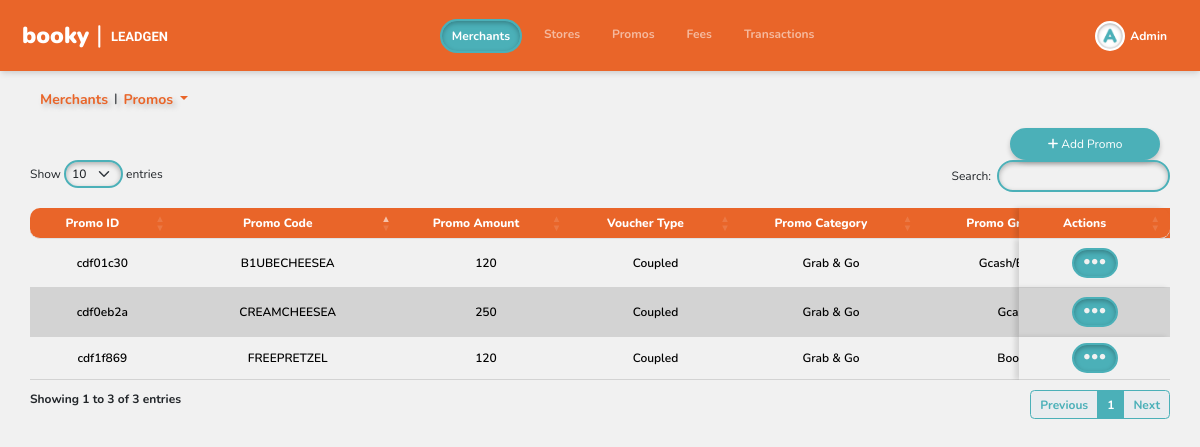
The page /merchants/promos/index.php?merchant_id=62f0f17f-4039-4993-8e64-84b03910c005 (signed in) on the database its author committed.
### tables this page shows
CREATE TABLE `user` (
  `user_id` varchar(36) NOT NULL,
  `email_address` varchar(255) NOT NULL,
  `password` varchar(100) NOT NULL,
  `name` varchar(255) NOT NULL,
  `type` enum('Admin','User') NOT NULL DEFAULT 'User',
  `status` enum('Active','Inactive') NOT NULL DEFAULT 'Active',
  `verification_code` int(11) DEFAULT NULL,
  `created_at` timestamp NOT NULL DEFAULT current_timestamp(),
  `updated_at` timestamp NOT NULL DEFAULT current_timestamp(),
  `login_attempts` int(11) DEFAULT 0,
  `lockout_time` datetime DEFAULT NULL
);

CREATE TABLE `promo` (
  `promo_id` varchar(36) NOT NULL,
  `promo_code` varchar(100) NOT NULL,
  `merchant_id` varchar(36) NOT NULL,
  `promo_amount` int(11) NOT NULL DEFAULT 0,
  `voucher_type` enum('Coupled','Decoupled') DEFAULT NULL,
  `promo_category` enum('Grab & Go','Casual Dining') DEFAULT NULL,
  `promo_group` enum('Booky','Gcash','Unionbank','Gcash/Booky','UB/Booky') NOT NULL,
  `promo_type` enum('BOGO','Bundle','Fixed discount','Free item','Fixed discount, Free item','Free item, Fixed discount','Percent discount','X for Y') NOT NULL,
  `promo_details` text NOT NULL,
  `remarks` text DEFAULT NULL,
  `bill_status` enum('PRE-TRIAL','BILLABLE','NOT BILLABLE') NOT NULL,
  `start_date` date DEFAULT NULL,
  `end_date` date DEFAULT NULL,
  `finance_am` text DEFAULT NULL,
  `created_at` timestamp NOT NULL DEFAULT current_timestamp(),
  `updated_at` timestamp NOT NULL DEFAULT current_timestamp()
);

### merchants/promos/index.php (the view, shortened to what this page needs)
<?php
include_once ("../../header.php");
$merchant_id = isset($_GET['merchant_id']) ? $_GET['merchant_id'] : '';
$merchant_name = isset($_GET['merchant_name']) ? $_GET['merchant_name'] : '';
function displayOffers($merchant_id, $merchant_name)
{
    global $conn, $type;
    $sql = "SELECT promo.*, merchant.merchant_name
            FROM promo
            JOIN merchant ON promo.merchant_id = merchant.merchant_id
            WHERE promo.merchant_id = ?";
    $stmt = $conn->prepare($sql);
    $stmt->bind_param("s", $merchant_id);
    $stmt->execute();
    $result = $stmt->get_result();
    if ($result->num_rows > 0) {
        while ($row = $result->fetch_assoc()) {
            $shortPromoId = substr($row['promo_id'], 0, 8);
            echo "<tr style='padding:15px 0;' data-id='" . $row['promo_id'] . "'>";
            echo "<td>" . $shortPromoId . "</td>";
            echo "<td>" . $row['promo_code'] . "</td>";
            echo "<td>" . $row['promo_amount'] . "</td>";
            echo "<td>" . $row['voucher_type'] . "</td>";
            echo "<td>" . $row['promo_category'] . "</td>";
            echo "<td>" . $row['promo_group'] . "</td>";
            echo "<td>" . $row['promo_type'] . "</td>";
            echo "<td class='actions-cell'>";
            echo "<button class='btn action-btn' onclick='toggleActions(this)'><i class='fa-solid fa-ellipsis' style='font-size:25px;color:#F1F1F1;'></i></button>";
            echo "</td>";
            echo "</tr>";
        }
    }
}
?>
<!DOCTYPE html>
<html lang="en">
<head>
    <link href="https://cdn.jsdelivr.net/npm/bootstrap@5.3.3/dist/css/bootstrap.min.css" rel="stylesheet"
>
    <link rel='stylesheet' href='https://cdn.datatables.net/1.13.5/css/dataTables.bootstrap5.min.css'>
    <link rel='stylesheet' href='https://cdnjs.cloudflare.com/ajax/libs/font-awesome/4.6.3/css/font-awesome.min.css'>
    <link rel="stylesheet" href="../../style.css">
    <link rel="stylesheet" href="../../responsive-table-styles/promo.css">
</head>
<body>
    <div class="cont-box">
        <div class="custom-box pt-4">
            <div class="sub" style="text-align:left;">
                <div class="add-btns">
                    <div class="row pb-2 title" aria-label="breadcrumb">
                        <nav aria-label="breadcrumb">
                            <ol class="breadcrumb" style="--bs-breadcrumb-divider: '|';">
                                <li class="breadcrumb-item"><a href="../index.php"
                                        style="color:#E96529; font-size:14px;">Merchants</a></li>
                                <li class="breadcrumb-item dropdown">
                                    <a href="#" class="dropdown-toggle" role="button" id="storeDropdown"
                                        data-bs-toggle="dropdown" aria-expanded="false"
                                        style="color:#E96529;font-size:14px;">
                                        Promos
                                    </a>
                                </li>
                            </ol>
                        </nav>
                    </div>
                </div>
                <div class="add-btns">
                    <a
                        href="upload.php?merchant_id=<?php echo htmlspecialchars($merchant_id); ?>&merchant_name=<?php echo htmlspecialchars($merchant_name); ?>">
                        <button type="button" class="btn btn-primary add-merchant">
                            <i class="fa-solid fa-plus"></i> Add Promo
                        </button>
                    </a>
                </div>
                <div class="content" style="width:95%;margin-left:auto;margin-right:auto;">
                    <table id="example" class="table bord" style="width:200%;">
                        <thead>
                            <tr>
                                <th class="first-col">Promo ID</th>
                                <th>Promo Code</th>
                                <th>Promo Amount</th>
                                <th>Voucher Type</th>
                                <th>Promo Category</th>
                                <th>Promo Group</th>
                                <th>Promo Type</th>
                                <th class="action-col" style="width:30px;">Actions</th>
                            </tr>
                        </thead>
                        <tbody id="dynamicTableBody">
                            <?php displayOffers($merchant_id, $merchant_name); ?>
                        </tbody>
                    </table>
                </div>
            </div>
        </div>
    </div>
</body>
</html>

### header.php (shortened to what this page needs)
<?php
$name = $_SESSION['name'] ?? '';
include_once($_SERVER['DOCUMENT_ROOT'] . '/Merchant-Tool/inc/config.php');
$user_id = $_SESSION['user_id'];
$escaped_user_id = mysqli_real_escape_string($conn, $user_id);
$sql = "SELECT * FROM user WHERE user_id = '$escaped_user_id'";
$result = mysqli_query($conn, $sql);
if ($result && mysqli_num_rows($result) > 0) {
    $user_data = mysqli_fetch_assoc($result);
    $name = $user_data['name'];
} else {
    $type = 'unknown';
}
?>
<!DOCTYPE html>
<html>
<head>
    <link href="https://cdn.jsdelivr.net/npm/bootstrap@5.2.3/dist/css/bootstrap.min.css" rel="stylesheet">
    <link rel="stylesheet" href="style.css">
</head>
<body>
<nav class="navbar navbar-expand-lg navbar-dark p-3">
    <div class="container-fluid">
        <a class="navbar-brand" href="/Merchant-tool/merchant/">
            <table style="border:10px;">
                <tr>
                    <th id="booky">booky <span id="div" style="font-size:25px;font-weight:normal;">|<span id="lead">LEADGEN</span></span></th>
                    <th id="leadgen">&nbsp; LEADGEN</th>
                </tr>
            </table>
        </a>
        <div class="collapse navbar-collapse" id="navbarNavDropdown">
            <ul class="navbar-nav ms-auto">
                <li class="nav-item">
                    <a id="merchant-link" class="nav-link mx-2" aria-current="page" href="/Merchant-Tool/merchants/" style="padding-right:10px;padding-left:10px;">Merchants</a>
                </li>
                <li class="nav-item">
                    <a id="store-link" class="nav-link mx-2" aria-current="page" href="/Merchant-Tool/stores/" style="padding-right:10px;padding-left:10px;">Stores</a>
                </li>
                <li class="nav-item">
                    <a id="promo-link" class="nav-link mx-2" aria-current="page" href="/Merchant-Tool/promos/" style="padding-right:10px;padding-left:10px;">Promos</a>
                </li>
                <li class="nav-item">
                    <a id="pg-link" class="nav-link mx-2" aria-current="page" href="/Merchant-Tool/fees/" style="padding-right:10px;padding-left:10px;">Fees</a>
                </li>
                <li class="nav-item">
                    <a id="transaction-link" class="nav-link mx-2" aria-current="page" href="/Merchant-Tool/transactions/" style="padding-right:10px;padding-left:10px;">Transactions</a>
                </li>
            </ul>
            <ul class="navbar-nav ms-auto d-lg-inline-flex">
                <li class="nav-item dropdown">
                    <a class="nav-link mx-2 dropdown-toggle d-flex align-items-center" href="#" id="navbarDropdownMenuLink" role="button" data-bs-toggle="dropdown" aria-expanded="false">
                        <div class="d-flex align-items-center">
                            <div class="profile-initial">
                            </div>
                            <span style="color:#fff;padding-left:5px;font-weight:700;"><?php echo ' ' . htmlspecialchars($name); ?></span>
                        </div>
                    </a>
                </li>
            </ul>
        </div>
    </div>
</nav>
</body>
</html>

### style.css (style rules this page uses)
* { font-family: "Nunito", sans-serif; margin: 0; font-weight: 700; font-style: normal; font-size: 12px; }
.navbar { box-shadow: rgba(0, 0, 0, 0.1) 0px 4px 6px -1px, rgba(0, 0, 0, 0.06) 0px 2px 4px -1px; background-color: #E96529; }
.add-merchant { margin-left: 10px; }
.add-merchant, .check-report, #submitButton { display: inline-block; background-color: #4BB0B8; color: #fff; border: solid #4BB0B8 2px; padding: 5px; width: 150px; border-radius: 20px; cursor: pointer; text-align: center; box-shadow: 0px 3px 5px 0px rgba(0, 0, 0, 0.20); -webkit-box-shadow: 0px 3px 5px 0px rgba(0, 0, 0, 0.20); -moz-box-shadow: 0px 3px 5px 0px rgba(0, 0, 0, 0.20); }
a { text-decoration: none; }
td { background-color: transparent !important; font-weight: 600; border-bottom: solid lightgray 1px !important; font-style: normal; font-size: 12px; }
tr:nth-child(even) td { background-color: lightgray !important; }
table.dataTable tbody tr:nth-child(even) td:last-child { background-color: lightgray !important; }
th { background-color: #E96529 !important; text-align: center !important; color: #fff !important; font-weight: 800; font-style: normal; font-size: 12px; }
.title { font-size: 30px; font-weight: 900; margin-right: auto; padding-left: 5vh; color: #E96529; text-shadow: 3px 3px 5px rgba(99, 99, 99, 0.35); }
body { background-position: center; background-repeat: no-repeat; background-size: cover; background-attachment: fixed; }
.add-btns { padding-bottom: 0px; padding-right: 5vh; display: flex; align-items: center; }
th, td { text-align: center; vertical-align: middle; width: auto; }
.btn.action-btn, .btn.action-btn:hover, .btn.action-btn:active { border: solid #4BB0B8 2px; background-color: #4BB0B8; border-radius: 20px; padding: 0 10px; box-shadow: 0px 2px 5px 0px rgba(0, 0, 0, 0.27)inset !important; -webkit-box-shadow: 0px 2px 5px 0px rgba(0, 0, 0, 0.27)inset !important; -moz-box-shadow: 0px 2px 5px 0px rgba(0, 0, 0, 0.27)inset !important; }
.first-col { width: auto; padding: 10px; border-top-left-radius: 10px; border-bottom-left-radius: 10px; }
.action-col { padding: 10px; border-top-right-radius: 10px; border-bottom-right-radius: 10px; width: auto; }
.content { width: 95%; margin-left: auto; margin-right: auto; }
.cont-box { display: none; }

### responsive-table-styles/promo.css (style rules this page uses)
body { background-image: url("../images/bg_booky.png"); }
table.dataTable tbody th:last-child, table.dataTable tbody td:last-child { position: sticky; right: 0; z-index: 2; background-color: #F1F1F1 !important; box-shadow: -4px 0px 5px 0px rgba(0, 0, 0, 0.12); -webkit-box-shadow: -4px 0px 5px 0px rgba(0, 0, 0, 0.12); -moz-box-shadow: -4px 0px 5px 0px rgba(0, 0, 0, 0.12); }
table thead th:last-child { position: sticky !important; right: 0; z-index: 2; box-shadow: -4px 0px 5px 0px rgba(0, 0, 0, 0.12); -webkit-box-shadow: -4px 0px 5px 0px rgba(0, 0, 0, 0.12); -moz-box-shadow: -4px 0px 5px 0px rgba(0, 0, 0, 0.12); }

### rows shown on the page
user: name "Admin"
promo: promo_id "cdf01c30", promo_code "B1UBECHEESEA", promo_amount "120", voucher_type "Coupled", promo_category "Grab & Go", promo_group "Gcash/Booky"
promo: promo_id "cdf0eb2a", promo_code "CREAMCHEESEA", promo_amount "250", voucher_type "Coupled", promo_category "Grab & Go", promo_group "Gcash"
promo: promo_id "cdf1f869", promo_code "FREEPRETZEL", promo_amount "120", voucher_type "Coupled", promo_category "Grab & Go", promo_group "Booky"
